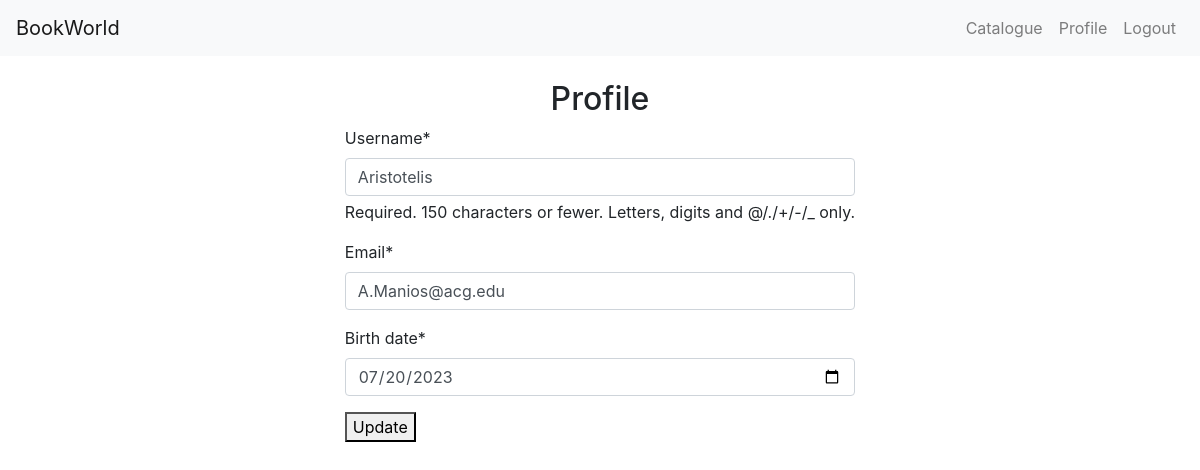
Page /users/profile/ (signed in) on the earlier database version.
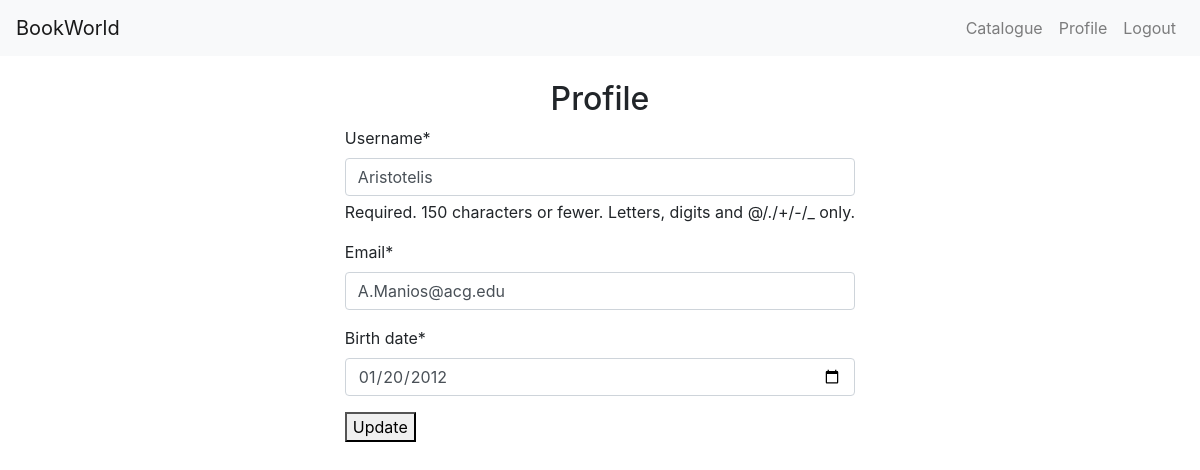
Same page on the later database version.
### users/models.py (models this page shows)
class Profile(models.Model):
    user = models.OneToOneField(User, on_delete=models.CASCADE)
    birth_date = models.DateField(null=True, blank=True)

### users/views.py (the view)
# urls.py: path('profile/', views.profile, name='profile'),
@login_required
def profile(request):
    if request.method == 'POST':
        user_form = UserUpdateForm(request.POST, instance=request.user)
        profile_form = ProfileForm(request.POST, instance=request.user.profile)
        if user_form.is_valid() and profile_form.is_valid():
            user_form.save()
            profile_form.save()
            messages.success(request, 'Your profile has been updated!')
            return redirect('users:profile')
    else:
        user_form = UserUpdateForm(instance=request.user)
        profile_form = ProfileForm(instance=request.user.profile)
    return render(request, 'users/profile.html', {'user_form': user_form, 'profile_form': profile_form})

### users/forms.py (shortened to what this page needs)
class UserUpdateForm(forms.ModelForm):
    email = forms.EmailField()
    class Meta:
        model = User
        fields = ['username', 'email']

class ProfileForm(forms.ModelForm):
    birth_date = forms.DateField(widget=forms.DateInput(attrs={'type': 'date'}))
    class Meta:
        model = Profile
        fields = ['birth_date']

### users/templates/users/profile.html (shortened to what this page needs)
{% extends "base.html" %}
{% load static %}
{% load crispy_forms_tags %}
{% block content %}
  <h2>Profile</h2>
  <form method="POST">
    {{ user_form|crispy }}
    {{ profile_form|crispy }}
    <button type="submit">Update</button>
  </form>
{% endblock %}

Differences in the rows shown:
changed Profile: birth_date "07/20/2023" → "01/20/2012"
